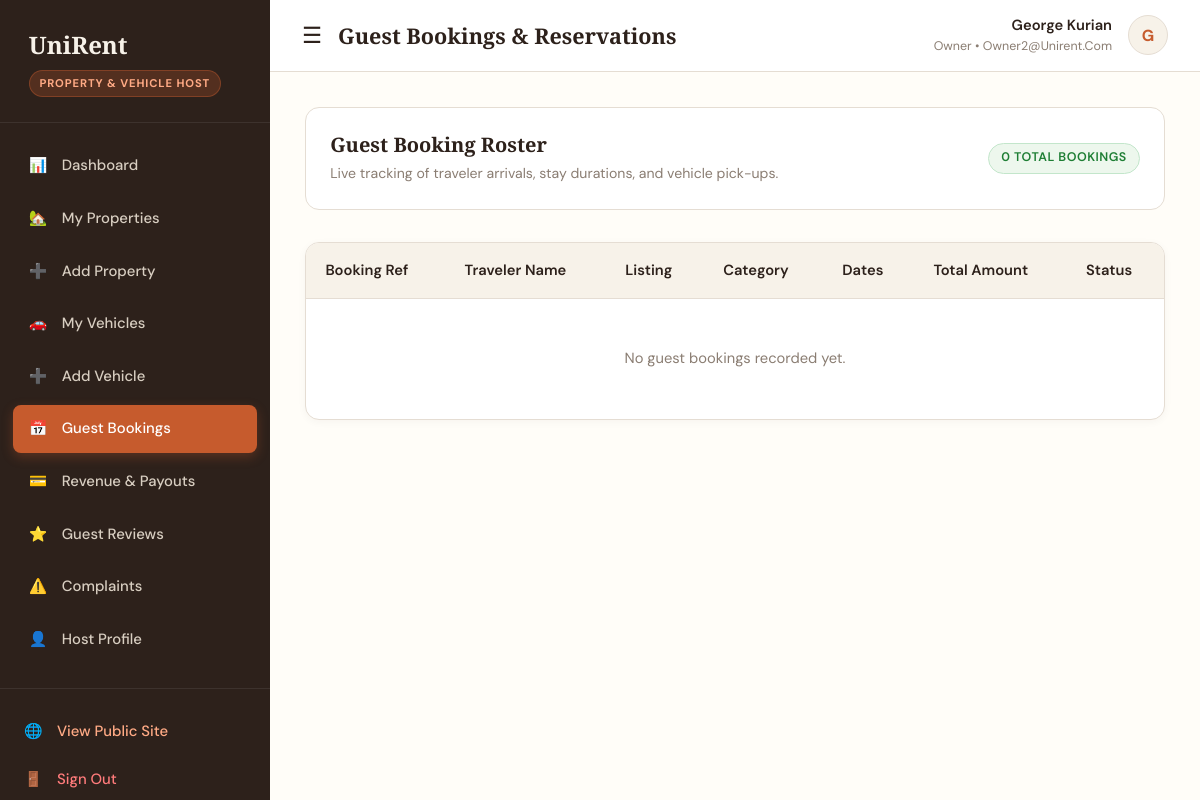
Page /owner/bookings (signed in) on the committed database.
### app/models.py (models this page shows, shortened)
class User(db.Model):
    __tablename__ = 'users'
    user_id = db.Column(db.Integer, primary_key=True, autoincrement=True)
    full_name = db.Column(db.String(120), nullable=False)
    email = db.Column(db.String(150), unique=True, nullable=False, index=True)
    phone = db.Column(db.String(20), nullable=False)
    password_hash = db.Column(db.String(255), nullable=False)
    role = db.Column(db.String(20), nullable=False, default='traveler')  # traveler, owner, admin
    status = db.Column(db.String(20), nullable=False, default='active')  # active, suspended
    profile_image = db.Column(db.String(255), nullable=True)
    created_at = db.Column(db.DateTime, default=datetime.utcnow)
    updated_at = db.Column(db.DateTime, default=datetime.utcnow, onupdate=datetime.utcnow)
    owner_profile = db.relationship('Owner', backref='user', uselist=False, cascade='all, delete-orphan')
    admin_profile = db.relationship('Admin', backref='user', uselist=False, cascade='all, delete-orphan')
    bookings = db.relationship('Booking', backref='user', lazy='dynamic', cascade='all, delete-orphan')
    reviews = db.relationship('Review', backref='user', lazy='dynamic', cascade='all, delete-orphan')
    complaints = db.relationship('Complaint', backref='user', lazy='dynamic', cascade='all, delete-orphan')

### app/routes/owner.py (the view)
@owner_bp.route('/bookings')
@login_required('owner')
def bookings():
    owner = get_current_owner()
    owner_bookings = Booking.query.filter_by(owner_id=owner.owner_id).order_by(Booking.created_at.desc()).all()
    return render_template('owner/bookings.html', bookings=owner_bookings, owner=owner)

### app/routes/owner.py (called while the page is built)
def get_current_owner():
    user_id = session.get('user_id')
    owner = Owner.query.filter_by(user_id=user_id).first()
    if not owner:
        user = db.session.get(User, user_id)
        if user and user.role == 'owner':
            owner = Owner(user_id=user_id, business_name=f"{user.full_name}'s Heritage Rentals", district='Ernakulam')
            db.session.add(owner)
            db.session.commit()
    return owner

### templates/owner/bookings.html (shortened to what this page needs)
{% extends "dashboard_base.html" %}
{% block page_title %}Guest Bookings & Reservations{% endblock %}
{% block dashboard_content %}
<div style="background: var(--ur-white); border: 1px solid var(--ur-border); border-radius: var(--radius-md); padding: 1.5rem; margin-bottom: 2rem; display: flex; justify-content: space-between; align-items: center;">
  <div>
    <h3 style="font-size: 1.25rem; margin: 0 0 0.3rem;">Guest Booking Roster</h3>
    <p style="color: var(--ur-muted); font-size: 0.88rem; margin: 0;">Live tracking of traveler arrivals, stay durations, and vehicle pick-ups.</p>
  </div>
  <div>
    <span class="badge badge-approved">{{ bookings|length }} Total Bookings</span>
  </div>
</div>
<div class="table-responsive">
  <table class="table">
    <thead>
      <tr>
        <th>Booking Ref</th>
        <th>Traveler Name</th>
        <th>Listing</th>
        <th>Category</th>
        <th>Dates</th>
        <th>Total Amount</th>
        <th>Status</th>
      </tr>
    </thead>
    <tbody>
      {% for b in bookings %}
        <tr>
          <td><strong style="font-family: monospace;">{{ b.booking_reference }}</strong></td>
          <td>
            <strong>{{ b.user.full_name }}</strong>
            <div style="font-size: 0.78rem; color: var(--ur-muted);">{{ b.user.phone }}</div>
          </td>
          <td>{{ b.listing_name }}</td>
          <td><span class="badge badge-pickup">{{ b.listing_type|capitalize }}</span></td>
          <td>
            {{ b.start_date.strftime('%b %d') }} - {{ b.end_date.strftime('%b %d, %Y') }}
            <div style="font-size: 0.78rem; color: var(--ur-muted);">{{ b.total_days }} day(s)</div>
          </td>
          <td><strong style="color: var(--ur-burnt-orange);">{{ format_currency(b.total_amount) }}</strong></td>
          <td>
            {% if b.booking_status == 'confirmed' %}
              <span class="badge badge-confirmed">Confirmed</span>
            {% elif b.booking_status == 'active' %}
              <span class="badge badge-active">Active</span>
            {% elif b.booking_status == 'completed' %}
              <span class="badge badge-approved">Completed</span>
            {% else %}
              <span class="badge badge-rejected">{{ b.booking_status|capitalize }}</span>
            {% endif %}
          </td>
        </tr>
      {% else %}
        <tr>
          <td colspan="7" style="text-align: center; padding: 3rem 1rem; color: var(--ur-muted);">
            No guest bookings recorded yet.
          </td>
        </tr>
      {% endfor %}
    </tbody>
  </table>
</div>
{% endblock %}

### templates/dashboard_base.html (shortened to what this page needs)
<!DOCTYPE html>
<html lang="en">
<head>
  <link rel="stylesheet" href="https://unpkg.com/leaflet@1.9.4/dist/leaflet.css"/>
  <link rel="stylesheet" href="{{ url_for('static', filename='css/style.css') }}">
</head>
<body>
<div class="dashboard-container">
  <aside class="dashboard-sidebar">
    <div class="sidebar-header">
      <a href="{{ url_for('main.index') }}" class="sidebar-brand">
        UniRent
      </a>
      <div>
        <span class="sidebar-role-badge">
          {% if current_user and current_user.role == 'admin' %}Administrator Portal
          {% elif current_user and current_user.role == 'owner' %}Property & Vehicle Host
          {% elif current_user and current_user.role == 'traveler' %}Traveler Account
          {% else %}Traveler Account{% endif %}
        </span>
      </div>
    </div>
    <ul class="sidebar-menu">
      {% if current_user and current_user.role == 'admin' %}
        <li class="sidebar-item">
          <a href="{{ url_for('admin.dashboard') }}" class="sidebar-link {% if request.endpoint == 'admin.dashboard' %}active{% endif %}">
            <span>📊</span> <span>Overview</span>
          </a>
        </li>
        <li class="sidebar-item">
          <a href="{{ url_for('admin.approvals') }}" class="sidebar-link {% if request.endpoint == 'admin.approvals' %}active{% endif %}">
            <span>🛡️</span> <span>Listing Approvals</span>
          </a>
        </li>
        <li class="sidebar-item">
          <a href="{{ url_for('admin.travelers') }}" class="sidebar-link {% if request.endpoint == 'admin.travelers' %}active{% endif %}">
            <span>👥</span> <span>Travelers</span>
          </a>
        </li>
        <li class="sidebar-item">
          <a href="{{ url_for('admin.owners') }}" class="sidebar-link {% if request.endpoint == 'admin.owners' %}active{% endif %}">
            <span>🏨</span> <span>Owners</span>
          </a>
        </li>
        <li class="sidebar-item">
          <a href="{{ url_for('admin.properties') }}" class="sidebar-link {% if request.endpoint == 'admin.properties' %}active{% endif %}">
            <span>🏡</span> <span>All Properties</span>
          </a>
        </li>
        <li class="sidebar-item">
          <a href="{{ url_for('admin.vehicles') }}" class="sidebar-link {% if request.endpoint == 'admin.vehicles' %}active{% endif %}">
            <span>🚗</span> <span>All Vehicles</span>
          </a>
        </li>
        <li class="sidebar-item">
          <a href="{{ url_for('admin.bookings') }}" class="sidebar-link {% if request.endpoint == 'admin.bookings' %}active{% endif %}">
            <span>📅</span> <span>Bookings</span>
          </a>
        </li>
        <li class="sidebar-item">
          <a href="{{ url_for('admin.payments') }}" class="sidebar-link {% if request.endpoint == 'admin.payments' %}active{% endif %}">
            <span>💳</span> <span>Payments</span>
          </a>
        </li>
        <li class="sidebar-item">
          <a href="{{ url_for('admin.complaints') }}" class="sidebar-link {% if request.endpoint == 'admin.complaints' %}active{% endif %}">
            <span>⚖️</span> <span>Complaints</span>
          </a>
        </li>
        <li class="sidebar-item">
          <a href="{{ url_for('admin.reports') }}" class="sidebar-link {% if request.endpoint == 'admin.reports' %}active{% endif %}">
            <span>📈</span> <span>Reports & Analytics</span>
          </a>
        </li>
      {% elif current_user and current_user.role == 'owner' %}
        <li class="sidebar-item">
          <a href="{{ url_for('owner.dashboard') }}" class="sidebar-link {% if request.endpoint == 'owner.dashboard' %}active{% endif %}">
            <span>📊</span> <span>Dashboard</span>
          </a>
        </li>
        <li class="sidebar-item">
          <a href="{{ url_for('owner.properties') }}" class="sidebar-link {% if request.endpoint == 'owner.properties' %}active{% endif %}">
            <span>🏡</span> <span>My Properties</span>
          </a>
        </li>
        <li class="sidebar-item">
          <a href="{{ url_for('owner.add_property') }}" class="sidebar-link {% if request.endpoint == 'owner.add_property' %}active{% endif %}">
            <span>➕</span> <span>Add Property</span>
          </a>
        </li>
        <li class="sidebar-item">
          <a href="{{ url_for('owner.vehicles') }}" class="sidebar-link {% if request.endpoint == 'owner.vehicles' %}active{% endif %}">
            <span>🚗</span> <span>My Vehicles</span>
          </a>
        </li>
        <li class="sidebar-item">
          <a href="{{ url_for('owner.add_vehicle') }}" class="sidebar-link {% if request.endpoint == 'owner.add_vehicle' %}active{% endif %}">
            <span>➕</span> <span>Add Vehicle</span>
          </a>
        </li>
        <li class="sidebar-item">
          <a href="{{ url_for('owner.bookings') }}" class="sidebar-link {% if request.endpoint == 'owner.bookings' %}active{% endif %}">
            <span>📅</span> <span>Guest Bookings</span>
          </a>
        </li>
        <li class="sidebar-item">
          <a href="{{ url_for('owner.payments') }}" class="sidebar-link {% if request.endpoint == 'owner.payments' %}active{% endif %}">
            <span>💳</span> <span>Revenue & Payouts</span>
          </a>
        </li>
        <li class="sidebar-item">
          <a href="{{ url_for('owner.reviews') }}" class="sidebar-link {% if request.endpoint == 'owner.reviews' %}active{% endif %}">
            <span>⭐</span> <span>Guest Reviews</span>
          </a>
        </li>
        <li class="sidebar-item">
          <a href="{{ url_for('owner.complaints') }}" class="sidebar-link {% if request.endpoint == 'owner.complaints' %}active{% endif %}">
            <span>⚠️</span> <span>Complaints</span>
          </a>
        </li>
        <li class="sidebar-item">
          <a href="{{ url_for('owner.profile') }}" class="sidebar-link {% if request.endpoint == 'owner.profile' %}active{% endif %}">
            <span>👤</span> <span>Host Profile</span>
          </a>
        </li>
      {% endif %}
    </ul>
    <div class="sidebar-footer">
      <a href="{{ url_for('main.index') }}" class="sidebar-link" style="padding-left:0; color:#ffaa85;">
        <span>🌐</span> <span>View Public Site</span>
      </a>
      <a href="{{ url_for('auth.logout') }}" class="sidebar-link" style="padding-left:0; color:#ff7b7b;">
        <span>🚪</span> <span>Sign Out</span>
      </a>
    </div>
  </aside>
  <div class="dashboard-main">
    <header class="dashboard-topbar">
      <div style="display:flex; align-items:center; gap:1rem;">
        <button id="dashboard_sidebar_toggle" style="background:none; border:none; font-size:1.4rem; cursor:pointer; color:var(--ur-brown); display:block;">
          ☰
        </button>
        <h3 style="font-size:1.35rem; margin:0;">{% block page_title %}Dashboard{% endblock %}</h3>
      </div>
      <div class="topbar-user">
        {% if current_user %}
        <div style="text-align:right;">
          <div style="font-weight:600; font-size:0.92rem; color:var(--ur-brown);">{{ current_user.full_name }}</div>
          <div style="font-size:0.78rem; color:var(--ur-muted); text-transform:capitalize;">{{ current_user.role }} • {{ current_user.email }}</div>
        </div>
        <div class="user-avatar-circle">
          {{ current_user.full_name[:1] if current_user.full_name else 'U' }}
        </div>
        {% endif %}
      </div>
    </header>
    <div class="dashboard-content">
      {% block dashboard_content %}
      {% endblock %}
    </div>
  </div>
</div>
</body>
</html>

### rows in the picture
User: full_name "George Kurian", role "Owner", email "Owner2@unirent.com", full_name "G"

### other values in the picture
{{ bookings|length }} "0"
